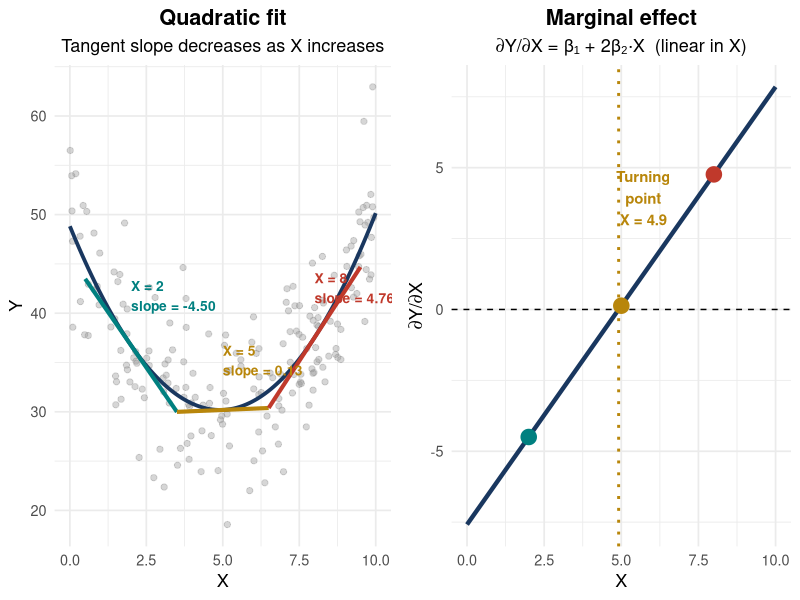
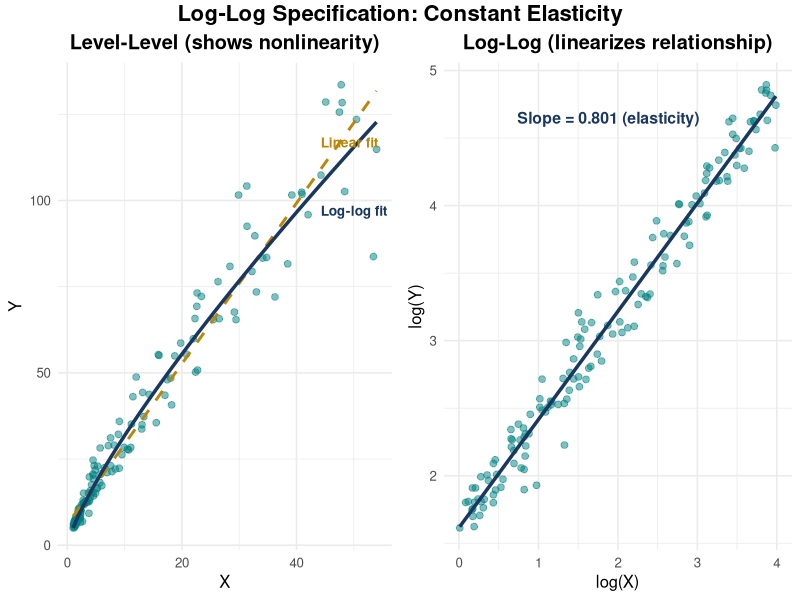
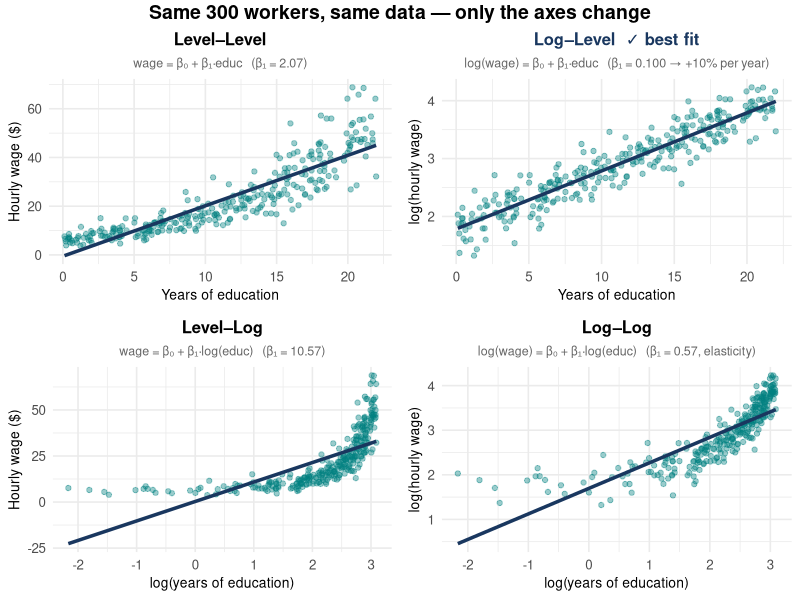
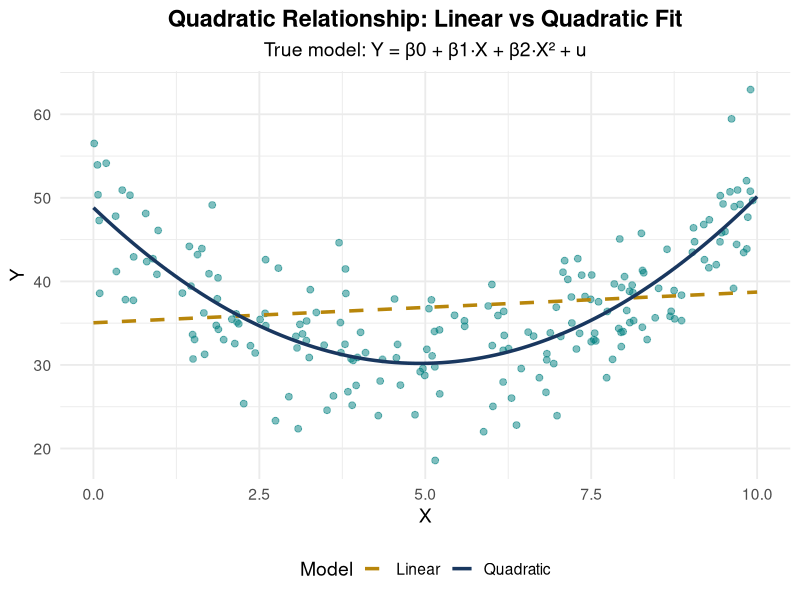
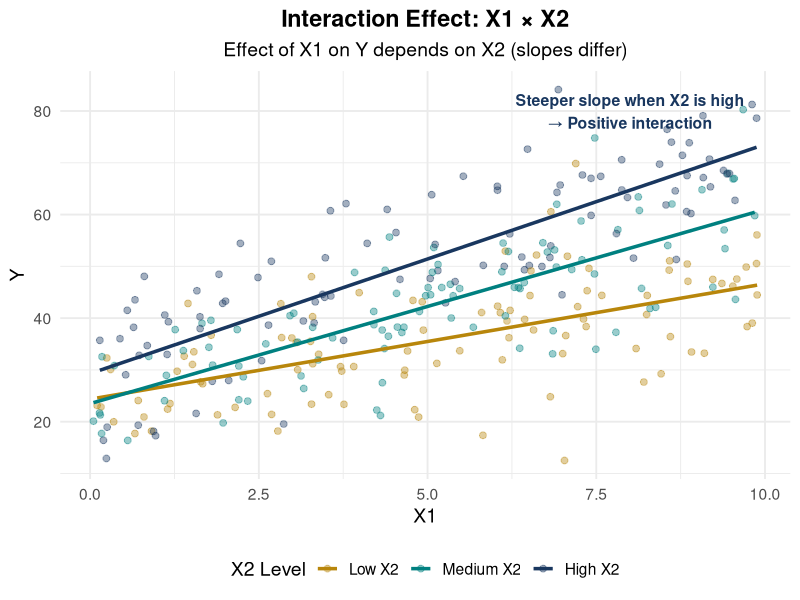
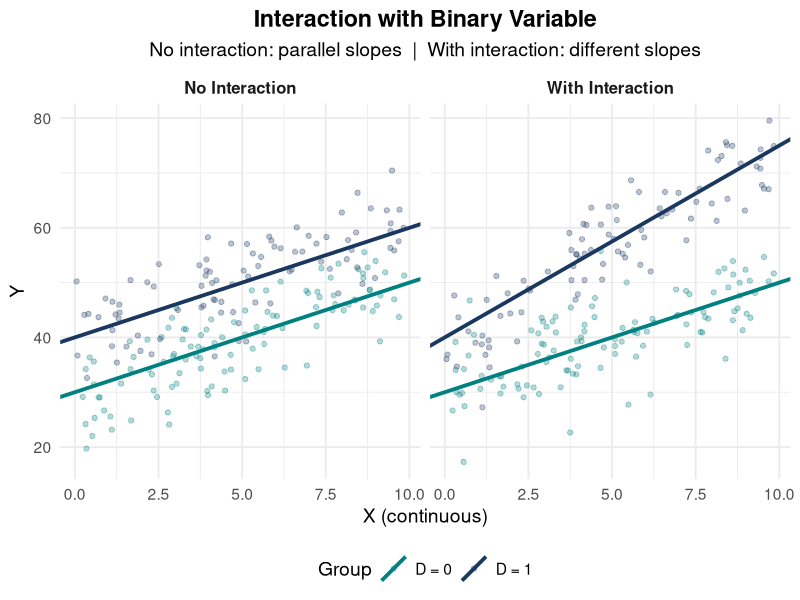
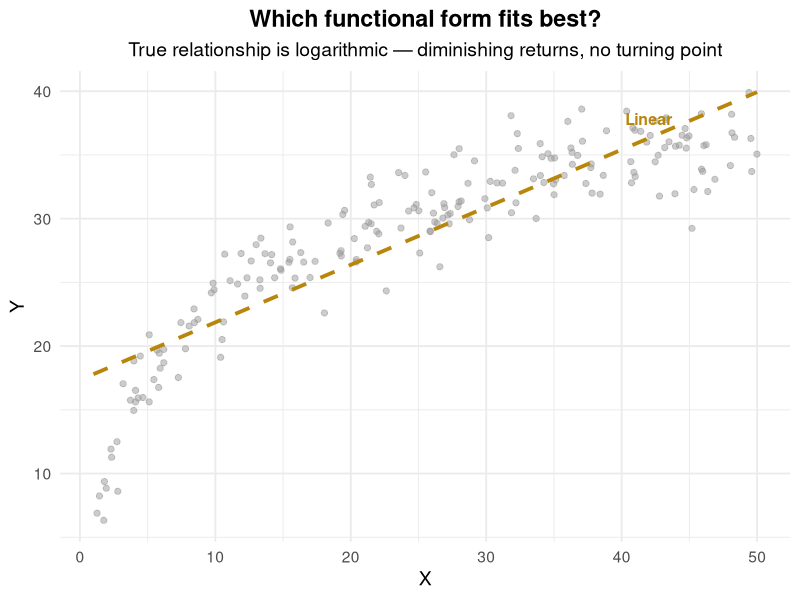
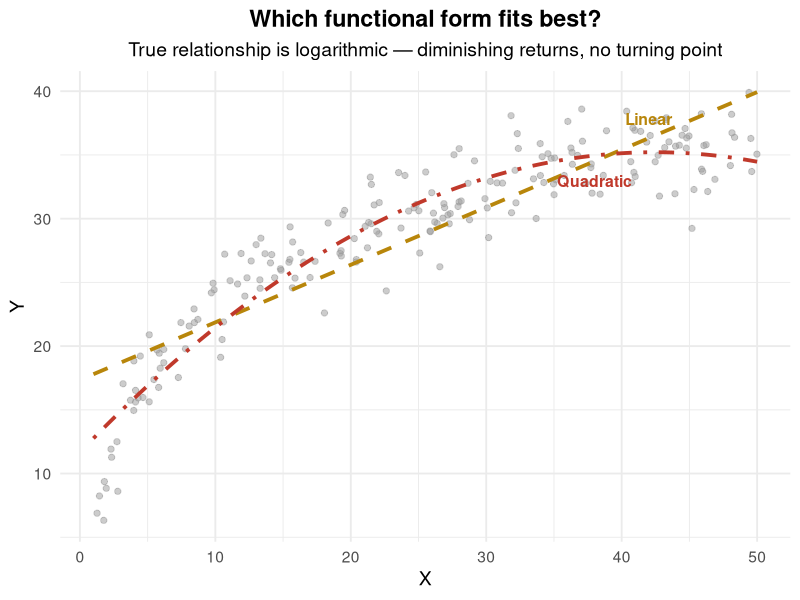

R code for these plots, in order:
################################################################################
# ECON3500: Chapter 8 - Nonlinear Relationships
# Figure Generation Script for Quarto slides.
# Run from slides/ch8/ (e.g. Rscript generate_ch8_figures.R)
# Outputs: slides/ch8/ch8_figures/ch8_*.png
################################################################################

options(repos = c(CRAN = "https://cloud.r-project.org"))

library(ggplot2)
library(dplyr)
library(gridExtra)

script_dir <- function() {
  args <- commandArgs(trailingOnly = FALSE)
  f <- "--file="
  path <- sub(f, "", args[grepl(f, args)])
  if (length(path)) dirname(normalizePath(path)) else "."
}
tryCatch(setwd(script_dir()), error = function(e) NULL)

if (!dir.exists("ch8_figures")) dir.create("ch8_figures")
fig_dir <- "ch8_figures"

set.seed(12345)
eco_navy <- "#19375F"
eco_teal <- "#008080"
eco_gold <- "#B8860B"
eco_silver <- "#708090"

################################################################################
# FIGURE 1: QUADRATIC RELATIONSHIP
################################################################################
n <- 200
X_quad <- runif(n, 0, 10)
Y_quad <- 50 - 8*X_quad + 0.8*X_quad^2 + rnorm(n, 0, 5)
df_quad <- data.frame(X = X_quad, Y = Y_quad)
model_linear <- lm(Y ~ X, data = df_quad)
model_quad <- lm(Y ~ X + I(X^2), data = df_quad)
X_pred <- seq(0, 10, length.out = 100)
pred_linear <- predict(model_linear, newdata = data.frame(X = X_pred))
pred_quad <- predict(model_quad, newdata = data.frame(X = X_pred))
df_pred <- data.frame(X = X_pred, Linear = pred_linear, Quadratic = pred_quad)

p1 <- ggplot(df_quad, aes(x = X, y = Y)) +
  geom_point(color = eco_teal, alpha = 0.5, size = 2) +
  geom_line(data = df_pred, aes(x = X, y = Linear, color = "Linear"), linewidth = 1.2, linetype = "dashed") +
  geom_line(data = df_pred, aes(x = X, y = Quadratic, color = "Quadratic"), linewidth = 1.2) +
  scale_color_manual(values = c("Linear" = eco_gold, "Quadratic" = eco_navy)) +
  labs(title = "Quadratic Relationship: Linear vs Quadratic Fit", subtitle = "True model: Y = β0 + β1·X + β2·X² + u", x = "X", y = "Y", color = "Model") +
  theme_minimal(base_size = 14) + theme(plot.title = element_text(face = "bold", hjust = 0.5), plot.subtitle = element_text(hjust = 0.5), legend.position = "bottom")
ggsave(file.path(fig_dir, "ch8_quadratic_relationship.png"), p1, width = 10, height = 6, dpi = 300, bg = "white")

################################################################################
# FIGURE 2: MARGINAL EFFECT QUADRATIC (two-panel)
# Left:  data + quadratic fit + tangent lines at X=2, 5, 8
# Right: marginal effect as linear function of X
################################################################################
beta1_hat <- coef(model_quad)[2]
beta2_hat <- coef(model_quad)[3]
intercept_hat <- coef(model_quad)[1]
marginal_effect <- beta1_hat + 2 * beta2_hat * X_pred
turning_point <- -beta1_hat / (2 * beta2_hat)
df_marginal <- data.frame(X = X_pred, ME = marginal_effect)

# Tangent lines at three X values
tangent_xs <- c(2, 5, 8)
tangent_colors <- c(eco_teal, eco_gold, "#C0392B")
tangent_labels <- sprintf("X = %d\nslope = %.2f", tangent_xs,
                          beta1_hat + 2 * beta2_hat * tangent_xs)

tangent_segments <- do.call(rbind, lapply(seq_along(tangent_xs), function(i) {
  x0 <- tangent_xs[i]
  y0 <- intercept_hat + beta1_hat * x0 + beta2_hat * x0^2
  slope <- beta1_hat + 2 * beta2_hat * x0
  dx <- 1.5
  data.frame(
    x    = x0 - dx, xend = x0 + dx,
    y    = y0 - slope * dx, yend = y0 + slope * dx,
    grp  = factor(i),
    col  = tangent_colors[i]
  )
}))

p2_left <- ggplot(df_quad, aes(x = X, y = Y)) +
  geom_point(color = "grey60", alpha = 0.4, size = 1.8) +
  geom_line(data = df_pred, aes(x = X, y = Quadratic),
            color = eco_navy, linewidth = 1.3) +
  geom_segment(data = tangent_segments,
               aes(x = x, xend = xend, y = y, yend = yend, color = grp),
               linewidth = 1.4, show.legend = FALSE) +
  scale_color_manual(values = setNames(tangent_colors, as.character(1:3))) +
  annotate("text", x = tangent_xs, y = intercept_hat + beta1_hat * tangent_xs +
             beta2_hat * tangent_xs^2 + 5,
           label = tangent_labels, color = tangent_colors,
           fontface = "bold", size = 3.5, hjust = 0) +
  labs(title = "Quadratic fit", subtitle = "Tangent slope decreases as X increases",
       x = "X", y = "Y") +
  theme_minimal(base_size = 13) +
  theme(plot.title = element_text(face = "bold", hjust = 0.5),
        plot.subtitle = element_text(hjust = 0.5))

p2_right <- ggplot(df_marginal, aes(x = X, y = ME)) +
  geom_line(color = eco_navy, linewidth = 1.5) +
  geom_hline(yintercept = 0, linetype = "dashed", color = "black") +
  geom_vline(xintercept = turning_point, linetype = "dotted",
             color = eco_gold, linewidth = 1) +
  geom_point(data = data.frame(
               X  = tangent_xs,
               ME = beta1_hat + 2 * beta2_hat * tangent_xs),
             aes(x = X, y = ME), color = tangent_colors,
             size = 4, shape = 21, fill = tangent_colors, stroke = 1.2) +
  annotate("text", x = turning_point + 0.8,
           y = max(marginal_effect) * 0.5,
           label = sprintf("Turning\npoint\nX = %.1f", turning_point),
           color = eco_gold, fontface = "bold", size = 3.8) +
  labs(title = "Marginal effect",
       subtitle = "∂Y/∂X = β₁ + 2β₂·X  (linear in X)",
       x = "X", y = "∂Y/∂X") +
  theme_minimal(base_size = 13) +
  theme(plot.title = element_text(face = "bold", hjust = 0.5),
        plot.subtitle = element_text(hjust = 0.5))

p2 <- gridExtra::grid.arrange(p2_left, p2_right, ncol = 2)
ggsave(file.path(fig_dir, "ch8_marginal_effect_quadratic.png"),
       p2, width = 12, height = 6, dpi = 300, bg = "white")

################################################################################
# FIGURE 3: INTERACTION CONTINUOUS × CONTINUOUS
################################################################################
n <- 300
X1_int <- runif(n, 0, 10)
X2_int <- runif(n, 0, 10)
Y_int <- 20 + 2*X1_int + 1*X2_int + 0.3*X1_int*X2_int + rnorm(n, 0, 8)
df_int <- data.frame(X1 = X1_int, X2 = X2_int, Y = Y_int)
df_int <- df_int %>% mutate(X2_group = cut(X2, breaks = quantile(X2, c(0, 1/3, 2/3, 1)), labels = c("Low X2", "Medium X2", "High X2"), include.lowest = TRUE))
models_by_group <- df_int %>% group_by(X2_group) %>% do(model = lm(Y ~ X1, data = .))
p3 <- ggplot(df_int, aes(x = X1, y = Y, color = X2_group)) +
  geom_point(alpha = 0.4, size = 2) +
  geom_smooth(method = "lm", se = FALSE, linewidth = 1.2) +
  scale_color_manual(values = c(eco_gold, eco_teal, eco_navy)) +
  labs(title = "Interaction Effect: X1 × X2", subtitle = "Effect of X1 on Y depends on X2 (slopes differ)", x = "X1", y = "Y", color = "X2 Level") +
  annotate("text", x = 8, y = max(df_int$Y) * 0.95, label = "Steeper slope when X2 is high\n→ Positive interaction", color = eco_navy, fontface = "bold", size = 4) +
  theme_minimal(base_size = 14) + theme(plot.title = element_text(face = "bold", hjust = 0.5), plot.subtitle = element_text(hjust = 0.5), legend.position = "bottom")
ggsave(file.path(fig_dir, "ch8_interaction_continuous.png"), p3, width = 10, height = 6, dpi = 300, bg = "white")

################################################################################
# FIGURE 4: INTERACTION BINARY
# Use true population lines (geom_abline) so the "No Interaction" panel
# shows genuinely parallel lines, not noisy OLS fits.
################################################################################
n <- 200
X_cont <- runif(n, 0, 10)
D_binary <- rbinom(n, 1, 0.5)
Y_no_int   <- 30 + 2*X_cont + 10*D_binary              + rnorm(n, 0, 5)
Y_with_int <- 30 + 2*X_cont + 10*D_binary + 1.5*X_cont*D_binary + rnorm(n, 0, 5)
df_binary_no   <- data.frame(X = X_cont, D = factor(D_binary, labels = c("D = 0", "D = 1")), Y = Y_no_int,   Model = "No Interaction")
df_binary_with <- data.frame(X = X_cont, D = factor(D_binary, labels = c("D = 0", "D = 1")), Y = Y_with_int, Model = "With Interaction")
df_binary <- rbind(df_binary_no, df_binary_with)

# True population lines for each panel and group
true_lines <- data.frame(
  Model     = c("No Interaction", "No Interaction", "With Interaction", "With Interaction"),
  D         = c("D = 0", "D = 1", "D = 0", "D = 1"),
  intercept = c(30, 40, 30, 40),    # D=1 intercept shift = +10
  slope     = c(2,  2,  2,  3.5)    # No interaction: equal slopes; with: D=1 steeper
)

p4 <- ggplot(df_binary, aes(x = X, y = Y, color = D)) +
  geom_point(alpha = 0.3, size = 1.5) +
  geom_abline(data = true_lines, aes(intercept = intercept, slope = slope, color = D),
              linewidth = 1.3) +
  facet_wrap(~ Model, ncol = 2) +
  scale_color_manual(values = c(eco_teal, eco_navy)) +
  labs(title = "Interaction with Binary Variable",
       subtitle = "No interaction: parallel slopes  |  With interaction: different slopes",
       x = "X (continuous)", y = "Y", color = "Group") +
  theme_minimal(base_size = 14) +
  theme(plot.title = element_text(face = "bold", hjust = 0.5),
        plot.subtitle = element_text(hjust = 0.5),
        legend.position = "bottom",
        strip.text = element_text(face = "bold", size = 12))
ggsave(file.path(fig_dir, "ch8_interaction_binary.png"), p4, width = 12, height = 6, dpi = 300, bg = "white")

################################################################################
# FIGURE 4b: WHY LOGS — three builds stepped via Reveal.js r-stack overlays
# Build 1: linear only | Build 2: + quadratic | Build 3: + log + R² legend
# True DGP: Y = 5 + 8*log(X) + noise, X in [1, 50].
################################################################################
n_log_why <- 200
X_why <- runif(n_log_why, 1, 50)
Y_why <- 5 + 8 * log(X_why) + rnorm(n_log_why, 0, 2)
df_why <- data.frame(X = X_why, Y = Y_why)

X_seq <- seq(1, 50, length.out = 300)

m_lin  <- lm(Y ~ X,            data = df_why)
m_quad <- lm(Y ~ X + I(X^2),   data = df_why)
m_log  <- lm(Y ~ log(X),       data = df_why)

r2_lin  <- round(summary(m_lin)$r.squared,  3)
r2_quad <- round(summary(m_quad)$r.squared, 3)
r2_log  <- round(summary(m_log)$r.squared,  3)

df_fits <- data.frame(
  X        = rep(X_seq, 3),
  Y_fit    = c(predict(m_lin,  newdata = data.frame(X = X_seq)),
               predict(m_quad, newdata = data.frame(X = X_seq)),
               predict(m_log,  newdata = data.frame(X = X_seq))),
  Model    = rep(c("Linear", "Quadratic", "Log"), each = 300)
)
df_fits$Model <- factor(df_fits$Model, levels = c("Linear", "Quadratic", "Log"))

y_range <- range(df_why$Y)

# Shared base: data + scales + theme (accepts a subset of df_fits)
base_why <- function(df_fits_sub) {
  ggplot(df_why, aes(x = X, y = Y)) +
    geom_point(color = "grey60", alpha = 0.5, size = 1.8) +
    geom_line(data = df_fits_sub,
              aes(x = X, y = Y_fit, color = Model, linetype = Model),
              linewidth = 1.3) +
    scale_color_manual(values = c("Linear" = eco_gold,
                                  "Quadratic" = "#C0392B",
                                  "Log" = eco_navy)) +
    scale_linetype_manual(values = c("Linear" = "dashed",
                                     "Quadratic" = "dotdash",
                                     "Log" = "solid")) +
    coord_cartesian(ylim = y_range) +   # fixed scale across all 3 builds
    labs(title = "Which functional form fits best?",
         subtitle = "True relationship is logarithmic — diminishing returns, no turning point",
         x = "X", y = "Y") +
    theme_minimal(base_size = 14) +
    theme(plot.title    = element_text(face = "bold", hjust = 0.5),
          plot.subtitle = element_text(hjust = 0.5),
          legend.position = "none")
}

# Build 1: linear only
p_why_1 <- base_why(subset(df_fits, Model == "Linear")) +
  annotate("text", x = 42, y = predict(m_lin, newdata = data.frame(X = 42)) + 1.5,
           label = "Linear", color = eco_gold, fontface = "bold", size = 4)

# Build 2: linear + quadratic
p_why_2 <- base_why(subset(df_fits, Model %in% c("Linear", "Quadratic"))) +
  annotate("text", x = 42, y = predict(m_lin,  newdata = data.frame(X = 42)) + 1.5,
           label = "Linear", color = eco_gold, fontface = "bold", size = 4) +
  annotate("text", x = 38, y = predict(m_quad, newdata = data.frame(X = 38)) - 2,
           label = "Quadratic", color = "#C0392B", fontface = "bold", size = 4)

# Build 3: all three + R² legend box in bottom-right (data is high-Y there, so low-Y is empty)
r2_ybase <- y_range[1]
p_why_3 <- base_why(df_fits) +
  annotate("text", x = 42, y = predict(m_lin,  newdata = data.frame(X = 42)) + 1.5,
           label = "Linear", color = eco_gold, fontface = "bold", size = 4) +
  annotate("text", x = 38, y = predict(m_quad, newdata = data.frame(X = 38)) - 2,
           label = "Quadratic", color = "#C0392B", fontface = "bold", size = 4) +
  annotate("text", x = 42, y = predict(m_log,  newdata = data.frame(X = 42)) + 1.5,
           label = "Log", color = eco_navy, fontface = "bold", size = 4) +
  annotate("rect", xmin = 27, xmax = 50,
           ymin = r2_ybase, ymax = r2_ybase + 16,
           fill = "white", color = "grey70", linewidth = 0.5) +
  annotate("text", x = 28.5, y = r2_ybase + 14.5, hjust = 0, fontface = "bold",
           label = "Model fit (R²)", color = "grey20", size = 4) +
  annotate("text", x = 28.5, y = r2_ybase + 11.5, hjust = 0, fontface = "bold",
           label = sprintf("Linear:      R² = %.3f", r2_lin),
           color = eco_gold, size = 4) +
  annotate("text", x = 28.5, y = r2_ybase + 8.5, hjust = 0, fontface = "bold",
           label = sprintf("Quadratic: R² = %.3f", r2_quad),
           color = "#C0392B", size = 4) +
  annotate("text", x = 28.5, y = r2_ybase + 5.5, hjust = 0, fontface = "bold",
           label = sprintf("Log:           R² = %.3f", r2_log),
           color = eco_navy, size = 4)

ggsave(file.path(fig_dir, "ch8_why_logs_1.png"), p_why_1, width = 10, height = 6, dpi = 300, bg = "white")
ggsave(file.path(fig_dir, "ch8_why_logs_2.png"), p_why_2, width = 10, height = 6, dpi = 300, bg = "white")
ggsave(file.path(fig_dir, "ch8_why_logs_3.png"), p_why_3, width = 10, height = 6, dpi = 300, bg = "white")

################################################################################
# FIGURE 5: LOG-LOG
################################################################################
n <- 150
X_log <- exp(runif(n, 0, 4))
Y_log <- 5 * X_log^0.8 * exp(rnorm(n, 0, 0.15))
df_loglog <- data.frame(X = X_log, Y = Y_log, log_X = log(X_log), log_Y = log(Y_log))
model_loglog <- lm(log_Y ~ log_X, data = df_loglog)
elasticity <- coef(model_loglog)[2]
# x positions for labels — place near right edge of X range
x_label_pos <- max(df_loglog$X) * 0.82
p5_levels <- ggplot(df_loglog, aes(x = X, y = Y)) +
  geom_point(color = eco_teal, alpha = 0.5, size = 2) +
  geom_smooth(method = "lm", formula = y ~ x, se = FALSE, color = eco_gold, linewidth = 1, linetype = "dashed") +
  stat_function(fun = function(x) exp(coef(model_loglog)[1]) * x^coef(model_loglog)[2], color = eco_navy, linewidth = 1.2) +
  annotate("text",
           x = x_label_pos,
           y = predict(lm(Y ~ X, data = df_loglog), newdata = data.frame(X = x_label_pos)) + diff(range(df_loglog$Y)) * 0.06,
           label = "Linear fit", color = eco_gold, fontface = "bold", size = 3.5, hjust = 0) +
  annotate("text",
           x = x_label_pos,
           y = exp(coef(model_loglog)[1]) * x_label_pos^coef(model_loglog)[2] - diff(range(df_loglog$Y)) * 0.06,
           label = "Log-log fit", color = eco_navy, fontface = "bold", size = 3.5, hjust = 0) +
  labs(title = "Level-Level (shows nonlinearity)", x = "X", y = "Y") +
  theme_minimal(base_size = 12) +
  theme(plot.title = element_text(face = "bold", hjust = 0.5))
p5_logs <- ggplot(df_loglog, aes(x = log_X, y = log_Y)) +
  geom_point(color = eco_teal, alpha = 0.5, size = 2) +
  geom_smooth(method = "lm", se = FALSE, color = eco_navy, linewidth = 1.2) +
  annotate("text", x = mean(df_loglog$log_X), y = max(df_loglog$log_Y) * 0.95, label = sprintf("Slope = %.3f (elasticity)", elasticity), color = eco_navy, fontface = "bold", size = 4) +
  labs(title = "Log-Log (linearizes relationship)", x = "log(X)", y = "log(Y)") + theme_minimal(base_size = 12) + theme(plot.title = element_text(face = "bold", hjust = 0.5))
p5 <- gridExtra::grid.arrange(p5_levels, p5_logs, ncol = 2, top = grid::textGrob("Log-Log Specification: Constant Elasticity", gp = grid::gpar(fontface = "bold", fontsize = 16)))
ggsave(file.path(fig_dir, "ch8_loglog_specification.png"), p5, width = 12, height = 6, dpi = 300, bg = "white")

################################################################################
# FIGURE 6: LOG SPECIFICATIONS — same wages/education data, four panels
# True DGP: log(wage) = 1.5 + 0.08*educ + u  (log-level is the "truth")
# X = years of education (6–20), Y = hourly wage in dollars
# All four panels show the same 300 workers; only the axes change.
################################################################################
n_log <- 300
educ  <- runif(n_log, 0, 22)          # continuous 0–22 yrs: smooth scatter, wide range
log_wage <- 1.8 + 0.10 * educ + rnorm(n_log, 0, 0.25)
wage <- exp(log_wage)
# wage range ~$6 (no educ) to ~$90 (22 yrs): clear curvature + heteroskedasticity in levels
df_wages <- data.frame(
  educ     = educ,
  wage     = wage,
  log_wage = log_wage,
  log_educ = log(educ)
)

theme_log <- theme_minimal(base_size = 12) +
  theme(plot.title    = element_text(face = "bold", hjust = 0.5, size = 12),
        plot.subtitle = element_text(hjust = 0.5, size = 9, color = "grey40"),
        axis.title    = element_text(size = 10))

# Panel A: level-level
m_ll  <- lm(wage ~ educ, data = df_wages)
p6a <- ggplot(df_wages, aes(x = educ, y = wage)) +
  geom_point(color = eco_teal, alpha = 0.4, size = 1.5) +
  geom_smooth(method = "lm", se = FALSE, color = eco_navy, linewidth = 1.2) +
  labs(title = "Level–Level",
       subtitle = sprintf("wage = β₀ + β₁·educ   (β₁ = %.2f)", coef(m_ll)[2]),
       x = "Years of education", y = "Hourly wage ($)") +
  theme_log

# Panel B: log-level
m_logl <- lm(log_wage ~ educ, data = df_wages)
p6b <- ggplot(df_wages, aes(x = educ, y = log_wage)) +
  geom_point(color = eco_teal, alpha = 0.4, size = 1.5) +
  geom_smooth(method = "lm", se = FALSE, color = eco_navy, linewidth = 1.2) +
  labs(title = "Log–Level  ✓ best fit",
       subtitle = sprintf("log(wage) = β₀ + β₁·educ   (β₁ = %.3f → +%.0f%% per year)",
                          coef(m_logl)[2], 100*coef(m_logl)[2]),
       x = "Years of education", y = "log(hourly wage)") +
  theme_log +
  theme(plot.title = element_text(face = "bold", hjust = 0.5, size = 12, color = eco_navy))

# Panel C: level-log
m_levlog <- lm(wage ~ log_educ, data = df_wages)
p6c <- ggplot(df_wages, aes(x = log_educ, y = wage)) +
  geom_point(color = eco_teal, alpha = 0.4, size = 1.5) +
  geom_smooth(method = "lm", se = FALSE, color = eco_navy, linewidth = 1.2) +
  labs(title = "Level–Log",
       subtitle = sprintf("wage = β₀ + β₁·log(educ)   (β₁ = %.2f)", coef(m_levlog)[2]),
       x = "log(years of education)", y = "Hourly wage ($)") +
  theme_log

# Panel D: log-log
m_loglog2 <- lm(log_wage ~ log_educ, data = df_wages)
p6d <- ggplot(df_wages, aes(x = log_educ, y = log_wage)) +
  geom_point(color = eco_teal, alpha = 0.4, size = 1.5) +
  geom_smooth(method = "lm", se = FALSE, color = eco_navy, linewidth = 1.2) +
  labs(title = "Log–Log",
       subtitle = sprintf("log(wage) = β₀ + β₁·log(educ)   (β₁ = %.2f, elasticity)", coef(m_loglog2)[2]),
       x = "log(years of education)", y = "log(hourly wage)") +
  theme_log

p6 <- gridExtra::grid.arrange(
  p6a, p6b, p6c, p6d, ncol = 2,
  top = grid::textGrob(
    "Same 300 workers, same data — only the axes change",
    gp = grid::gpar(fontface = "bold", fontsize = 14)
  )
)
ggsave(file.path(fig_dir, "ch8_log_specifications.png"),
       p6, width = 12, height = 9, dpi = 300, bg = "white")

################################################################################
# FIGURE 7: INTERPRETATION GUIDE
################################################################################
interpretation_data <- data.frame(
  Model = c("Level-Level", "Log-Level", "Level-Log", "Log-Log"),
  Specification = c("Y = β0 + β1·X", "log(Y) = β0 + β1·X", "Y = β0 + β1·log(X)", "log(Y) = β0 + β1·log(X)"),
  Interpretation = c("1-unit ↑ in X → β1 ↑ in Y", "1-unit ↑ in X → (100·β1)% ↑ in Y", "1% ↑ in X → (β1/100) ↑ in Y", "1% ↑ in X → β1% ↑ in Y"),
  Example = c("β1 = 2: +1 year education → +$2 wage", "β1 = 0.08: +1 year education → +8% wage", "β1 = 15: +1% in income → +$0.15 spending", "β1 = 0.6: +1% in price → −0.6% in quantity")
)
p7 <- ggplot() +
  annotate("text", x = 0.5, y = 0.95, label = "Interpreting Coefficients in Logarithmic Models", fontface = "bold", size = 6, hjust = 0.5) +
  annotate("text", x = 0.1, y = 0.85, label = "Model", fontface = "bold", size = 4.5) +
  annotate("text", x = 0.35, y = 0.85, label = "Specification", fontface = "bold", size = 4.5) +
  annotate("text", x = 0.65, y = 0.85, label = "Interpretation of β1", fontface = "bold", size = 4.5) +
  xlim(0, 1) + ylim(0, 1) + theme_void()
y_positions <- c(0.75, 0.60, 0.45, 0.30)
colors <- c(eco_navy, eco_teal, eco_gold, eco_silver)
for (i in 1:4) {
  p7 <- p7 +
    annotate("rect", xmin = 0.05, xmax = 0.95, ymin = y_positions[i] - 0.06, ymax = y_positions[i] + 0.06, fill = colors[i], alpha = 0.1) +
    annotate("text", x = 0.1, y = y_positions[i], label = interpretation_data$Model[i], fontface = "bold", size = 4, color = colors[i]) +
    annotate("text", x = 0.35, y = y_positions[i], label = interpretation_data$Specification[i], size = 3.5, family = "mono") +
    annotate("text", x = 0.68, y = y_positions[i] + 0.03, label = interpretation_data$Interpretation[i], size = 3.5, fontface = "italic") +
    annotate("text", x = 0.68, y = y_positions[i] - 0.03, label = interpretation_data$Example[i], size = 3, color = "gray30")
}
p7 <- p7 + annotate("text", x = 0.5, y = 0.05, label = "Key: log(Y) affects left side | log(X) affects right side | Both logs → elasticity", size = 3.5, fontface = "italic", color = "gray30")
ggsave(file.path(fig_dir, "ch8_interpretation_guide.png"), p7, width = 12, height = 8, dpi = 300, bg = "white")

################################################################################
# FIGURE 8: TESTING FUNCTIONAL FORM
################################################################################
X_test <- runif(n, 0, 10)
Y_test <- 50 - 8*X_test + 0.8*X_test^2 + rnorm(n, 0, 5)
model_linear_wrong <- lm(Y_test ~ X_test)
residuals_linear <- residuals(model_linear_wrong)
model_quad_correct <- lm(Y_test ~ X_test + I(X_test^2))
residuals_quad <- residuals(model_quad_correct)
df_resid <- data.frame(X = rep(X_test, 2), Residuals = c(residuals_linear, residuals_quad), Model = rep(c("Linear (misspecified)", "Quadratic (correct)"), each = n))
p8 <- ggplot(df_resid, aes(x = X, y = Residuals)) +
  geom_point(color = eco_teal, alpha = 0.5, size = 2) +
  geom_hline(yintercept = 0, linetype = "dashed", color = "black") +
  geom_smooth(se = FALSE, color = eco_navy, linewidth = 1.2) +
  facet_wrap(~ Model, ncol = 2) +
  labs(title = "Testing Functional Form: Residual Plots", subtitle = "Misspecified model shows pattern | Correct model shows random scatter", x = "X", y = "Residuals") +
  theme_minimal(base_size = 14) + theme(plot.title = element_text(face = "bold", hjust = 0.5), plot.subtitle = element_text(hjust = 0.5), strip.text = element_text(face = "bold", size = 12))
ggsave(file.path(fig_dir, "ch8_testing_functional_form.png"), p8, width = 12, height = 6, dpi = 300, bg = "white")

cat("Ch8 figures saved to", fig_dir, "\n")
